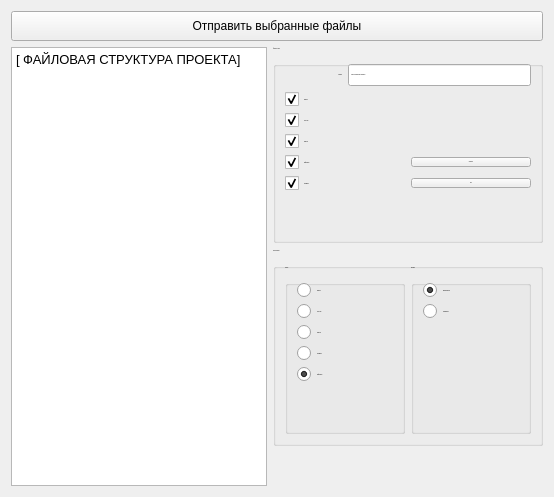
          <widget class="QWidget" name="tab_12">
           <attribute name="title">
            <string>Файловая структура</string>
           </attribute>
           <layout class="QVBoxLayout" name="verticalLayout_39">
            <item>
             <widget class="QPushButton" name="pushButton_8">
              <property name="minimumSize">
               <size>
                <width>0</width>
                <height>30</height>
               </size>
              </property>
              <property name="maximumSize">
               <size>
                <width>16000</width>
                <height>171</height>
               </size>
              </property>
              <property name="text">
               <string>Отправить выбранные файлы</string>
              </property>
             </widget>
            </item>
            <item>
             <layout class="QHBoxLayout" name="horizontalLayout_40">
              <item>
               <widget class="QTextBrowser" name="textBrowser_33">
                <property name="html">
                 <string>&lt;!DOCTYPE HTML PUBLIC &quot;-//W3C//DTD HTML 4.0//EN&quot; &quot;http://www.w3.org/TR/REC-html40/strict.dtd&quot;&gt;
&lt;html&gt;&lt;head&gt;&lt;meta name=&quot;qrichtext&quot; content=&quot;1&quot; /&gt;&lt;style type=&quot;text/css&quot;&gt;
p, li { white-space: pre-wrap; }
&lt;/style&gt;&lt;/head&gt;&lt;body style=&quot; font-family:'MS Shell Dlg 2'; font-size:11px; font-weight:400; font-style:normal;&quot;&gt;
&lt;p style=&quot; margin-top:0px; margin-bottom:0px; margin-left:0px; margin-right:0px; -qt-block-indent:0; text-indent:0px;&quot;&gt;&lt;span style=&quot; font-size:10pt;&quot;&gt;[ ФАЙЛОВАЯ СТРУКТУРА ПРОЕКТА]&lt;/span&gt;&lt;/p&gt;&lt;/body&gt;&lt;/html&gt;</string>
                </property>
               </widget>
              </item>
              <item>
               <layout class="QVBoxLayout" name="verticalLayout_40">
                <item>
                 <widget class="QGroupBox" name="groupBox_16">
                  <property name="minimumSize">
                   <size>
                    <width>270</width>
                    <height>0</height>
                   </size>
                  </property>
                  <property name="maximumSize">
                   <size>
                    <width>300</width>
                    <height>16777215</height>
                   </size>
                  </property>
                  <property name="font">
                   <font>
                    <pointsize>-1</pointsize>
                   </font>
                  </property>
                  <property name="title">
                   <string>ФИЛЬТРАЦИЯ</string>
                  </property>
                  <layout class="QGridLayout" name="gridLayout_7">
                   <item row="1" column="0" colspan="2">
                    <widget class="QCheckBox" name="checkBox_21">
                     <property name="font">
                      <font>
                       <pointsize>-1</pointsize>
                      </font>
                     </property>
                     <property name="text">
                      <string>Модели</string>
                     </property>
                     <property name="checked">
                      <bool>true</bool>
                     </property>
                     <property name="tristate">
                      <bool>false</bool>
                     </property>
                    </widget>
                   </item>
                   <item row="0" column="1" colspan="3">
                    <widget class="QLineEdit" name="lineEdit_9">
                     <property name="font">
                      <font>
                       <pointsize>-1</pointsize>
                      </font>
                     </property>
                     <property name="text">
                      <string>[ РЕГУЛЯРНОЕ ВЫРАЖЕНИЕ ]</string>
                     </property>
                    </widget>
                   </item>
                   <item row="0" column="0">
                    <widget class="QLabel" name="label_11">
                     <property name="font">
                      <font>
                       <pointsize>-1</pointsize>
                      </font>
                     </property>
                     <property name="text">
                      <string>Шаблон</string>
                     </property>
                     <property name="alignment">
                      <set>Qt::AlignRight|Qt::AlignTrailing|Qt::AlignVCenter</set>
                     </property>
                    </widget>
                   </item>
                   <item row="4" column="0">
                    <widget class="QCheckBox" name="checkBox_22">
                     <property name="font">
                      <font>
                       <pointsize>-1</pointsize>
                      </font>
                     </property>
                     <property name="text">
                      <string>Референсы</string>
                     </property>
                     <property name="checked">
                      <bool>true</bool>
                     </property>
                    </widget>
                   </item>
                   <item row="3" column="0" colspan="2">
                    <widget class="QCheckBox" name="checkBox_23">
                     <property name="font">
                      <font>
                       <pointsize>-1</pointsize>
                      </font>
                     </property>
                     <property name="text">
                      <string>Скрипты</string>
                     </property>
                     <property name="checked">
                      <bool>true</bool>
                     </property>
                    </widget>
                   </item>
                   <item row="2" column="0" colspan="2">
                    <widget class="QCheckBox" name="checkBox_24">
                     <property name="font">
                      <font>
                       <pointsize>-1</pointsize>
                      </font>
                     </property>
                     <property name="text">
                      <string>Текстуры</string>
                     </property>
                     <property name="checked">
                      <bool>true</bool>
                     </property>
                    </widget>
                   </item>
                   <item row="5" column="0">
                    <widget class="QCheckBox" name="checkBox_25">
                     <property name="font">
                      <font>
                       <pointsize>-1</pointsize>
                      </font>
                     </property>
                     <property name="text">
                      <string>Анимации</string>
                     </property>
                     <property name="checked">
                      <bool>true</bool>
                     </property>
                    </widget>
                   </item>
                   <item row="5" column="2" colspan="2">
                    <widget class="QPushButton" name="pushButton_53">
                     <property name="font">
                      <font>
                       <pointsize>-1</pointsize>
                      </font>
                     </property>
                     <property name="text">
                      <string>Все</string>
                     </property>
                    </widget>
                   </item>
                   <item row="4" column="2" colspan="2">
                    <widget class="QPushButton" name="pushButton_54">
                     <property name="font">
                      <font>
                       <pointsize>-1</pointsize>
                      </font>
                     </property>
                     <property name="text">
                      <string>Очистить</string>
                     </property>
                    </widget>
                   </item>
                   <item row="6" column="1">
                    <spacer name="verticalSpacer_9">
                     <property name="orientation">
                      <enum>Qt::Vertical</enum>
                     </property>
                     <property name="sizeHint" stdset="0">
                      <size>
                       <width>20</width>
                       <height>40</height>
                      </size>
                     </property>
                    </spacer>
                   </item>
                  </layout>
                 </widget>
                </item>
                <item>
                 <widget class="QGroupBox" name="groupBox_17">
                  <property name="minimumSize">
                   <size>
                    <width>270</width>
                    <height>0</height>
                   </size>
                  </property>
                  <property name="maximumSize">
                   <size>
                    <width>300</width>
                    <height>16777215</height>
                   </size>
                  </property>
                  <property name="font">
                   <font>
                    <pointsize>-1</pointsize>
                   </font>
                  </property>
                  <property name="title">
                   <string>СОРТИРОВКА</string>
                  </property>
                  <layout class="QHBoxLayout" name="horizontalLayout_41">
                   <item>
                    <widget class="QGroupBox" name="groupBox_19">
                     <property name="title">
                      <string>Объект</string>
                     </property>
                     <layout class="QVBoxLayout" name="verticalLayout_41">
                      <item>
                       <widget class="QRadioButton" name="radioButton_26">
                        <property name="font">
                         <font>
                          <pointsize>-1</pointsize>
                         </font>
                        </property>
                        <property name="text">
                         <string>Модели</string>
                        </property>
                        <property name="checked">
                         <bool>false</bool>
                        </property>
                       </widget>
                      </item>
                      <item>
                       <widget class="QRadioButton" name="radioButton_27">
                        <property name="font">
                         <font>
                          <pointsize>-1</pointsize>
                         </font>
                        </property>
                        <property name="text">
                         <string>Текстуры</string>
                        </property>
                        <property name="checked">
                         <bool>false</bool>
                        </property>
                       </widget>
                      </item>
                      <item>
                       <widget class="QRadioButton" name="radioButton_28">
                        <property name="font">
                         <font>
                          <pointsize>-1</pointsize>
                         </font>
                        </property>
                        <property name="text">
                         <string>Скрипты</string>
                        </property>
                        <property name="checked">
                         <bool>false</bool>
                        </property>
                       </widget>
                      </item>
                      <item>
                       <widget class="QRadioButton" name="radioButton_29">
                        <property name="font">
                         <font>
                          <pointsize>-1</pointsize>
                         </font>
                        </property>
                        <property name="text">
                         <string>Анимации</string>
                        </property>
                        <property name="checked">
                         <bool>false</bool>
                        </property>
                       </widget>
                      </item>
                      <item>
                       <widget class="QRadioButton" name="radioButton_30">
                        <property name="font">
                         <font>
                          <pointsize>-1</pointsize>
                         </font>
                        </property>
                        <property name="text">
                         <string>Референсы</string>
                        </property>
                        <property name="checked">
                         <bool>true</bool>
                        </property>
                        <property name="autoRepeat">
                         <bool>false</bool>
                        </property>
                       </widget>
                      </item>
                      <item>
                       <spacer name="verticalSpacer_10">
                        <property name="orientation">
                         <enum>Qt::Vertical</enum>
                        </property>
                        <property name="sizeHint" stdset="0">
                         <size>
                          <width>20</width>
                          <height>40</height>
                         </size>
                        </property>
                       </spacer>
                      </item>
                     </layout>
                    </widget>
                   </item>
                   <item>
                    <widget class="QGroupBox" name="groupBox_20">
                     <property name="title">
                      <string>Порядок</string>
                     </property>
                     <layout class="QVBoxLayout" name="verticalLayout_42">
                      <item>
                       <widget class="QRadioButton" name="radioButton_7">
                        <property name="font">
                         <font>
                          <pointsize>-1</pointsize>
                         </font>
                        </property>
                        <property name="text">
                         <string>Возрастающая</string>
                        </property>
                        <property name="checked">
                         <bool>true</bool>
                        </property>
                       </widget>
                      </item>
                      <item>
                       <widget class="QRadioButton" name="radioButton_8">
                        <property name="font">
                         <font>
                          <pointsize>-1</pointsize>
                         </font>
                        </property>
                        <property name="text">
                         <string>Убывающая</string>
                        </property>
                       </widget>
                      </item>
                      <item>
                       <spacer name="verticalSpacer_12">
                        <property name="orientation">
                         <enum>Qt::Vertical</enum>
                        </property>
                        <property name="sizeHint" stdset="0">
                         <size>
                          <width>20</width>
                          <height>40</height>
                         </size>
                        </property>
                       </spacer>
                      </item>
                     </layout>
                    </widget>
                   </item>
                  </layout>
                 </widget>
                </item>
                <item>
                 <spacer name="verticalSpacer_13">
                  <property name="orientation">
                   <enum>Qt::Vertical</enum>
                  </property>
                  <property name="sizeHint" stdset="0">
                   <size>
                    <width>20</width>
                    <height>40</height>
                   </size>
                  </property>
                 </spacer>
                </item>
               </layout>
              </item>
             </layout>
            </item>
           </layout>
          </widget>
